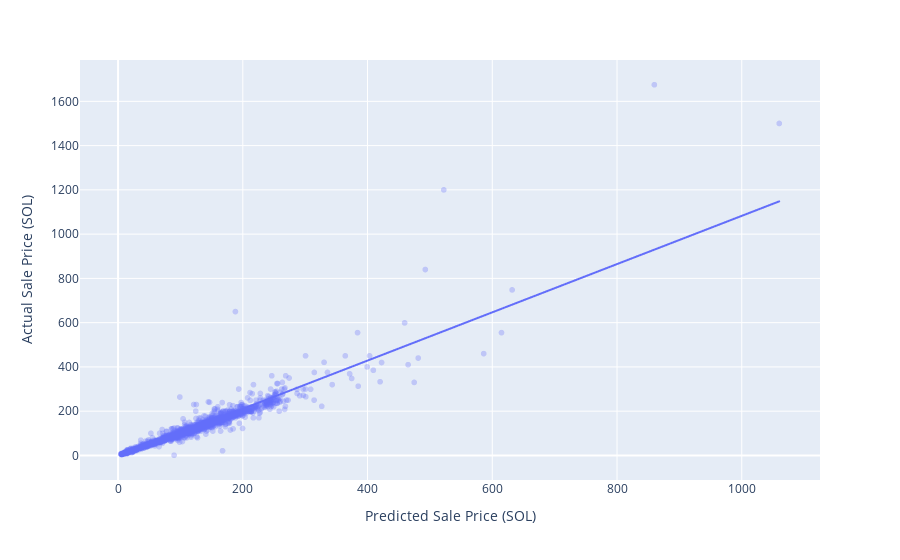

Source (notebook cell):
### Code cell
fig = px.scatter(x=xgb_ypred, y=y_test, trendline="ols",opacity =0.3, 
        labels={
                     "x": "Predicted Sale Price (SOL)",
                     "y": "Actual Sale Price (SOL)"
                 })
fig.show()

### Figure 1 — Plotly figure (JSON) as saved in the notebook; plotly's stock layout.template omitted (floating-point values rounded to 4 significant figures; data arrays with more than 128 entries replaced by an {"elided": "..."} marker saying what was removed)
{"data": [{"hovertemplate": "Predicted Sale Price (SOL)=%{x}<br>Actual Sale Price (SOL)=%{y}<extra></extra>", "legendgroup": "", "marker": {"color": "#636efa", "opacity": 0.3, "symbol": "circle"}, "mode": "markers", "name": "", "showlegend": false, "type": "scattergl", "x": {"elided": "3015 float values"}, "xaxis": "x", "y": {"elided": "3015 float values"}, "yaxis": "y"}, {"hovertemplate": "<b>OLS trendline</b><br>y = 1.08985 * x + -7.25205<br>R<sup>2</sup>=0.906255<br><br>Predicted Sale Price (SOL)=%{x}<br>Actual Sale Price (SOL)=%{y} <b>(trend)</b><extra></extra>", "legendgroup": "", "marker": {"color": "#636efa", "symbol": "circle"}, "mode": "lines", "name": "", "showlegend": false, "type": "scattergl", "x": {"elided": "3015 float values"}, "xaxis": "x", "y": {"elided": "3015 float values"}, "yaxis": "y"}], "layout": {"legend": {"tracegroupgap": 0}, "margin": {"t": 60}, "xaxis": {"anchor": "y", "domain": [0, 1], "title": {"text": "Predicted Sale Price (SOL)"}}, "yaxis": {"anchor": "x", "domain": [0, 1], "title": {"text": "Actual Sale Price (SOL)"}}}}
